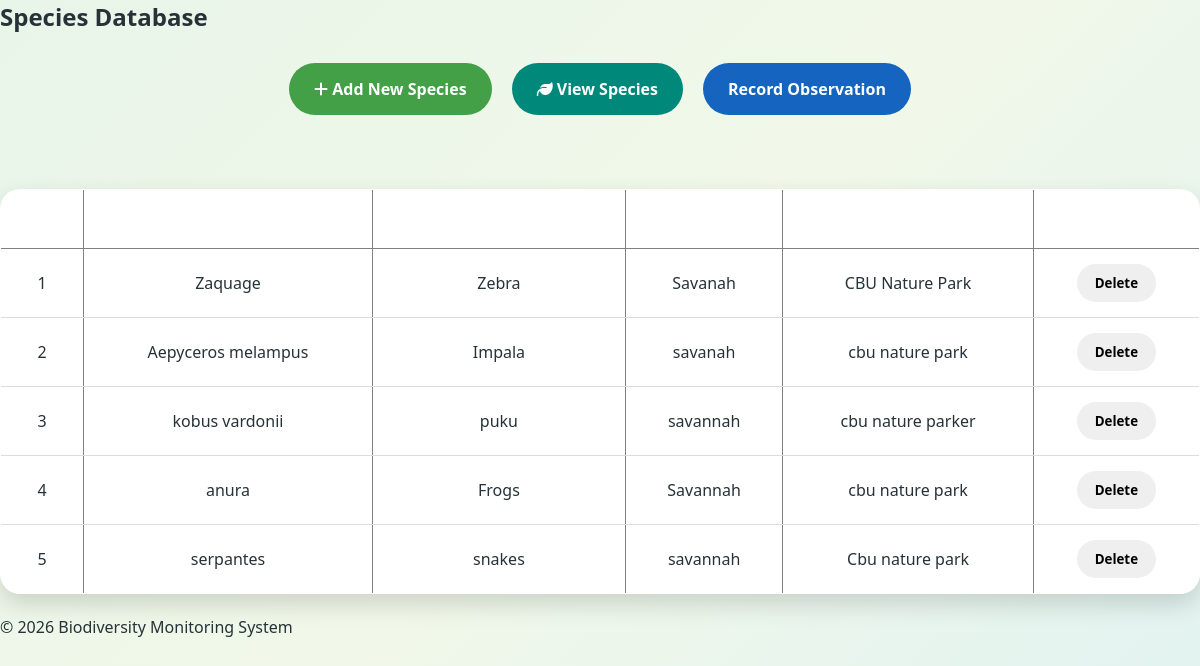
The app's page /manageSpecies (signed in), older data.
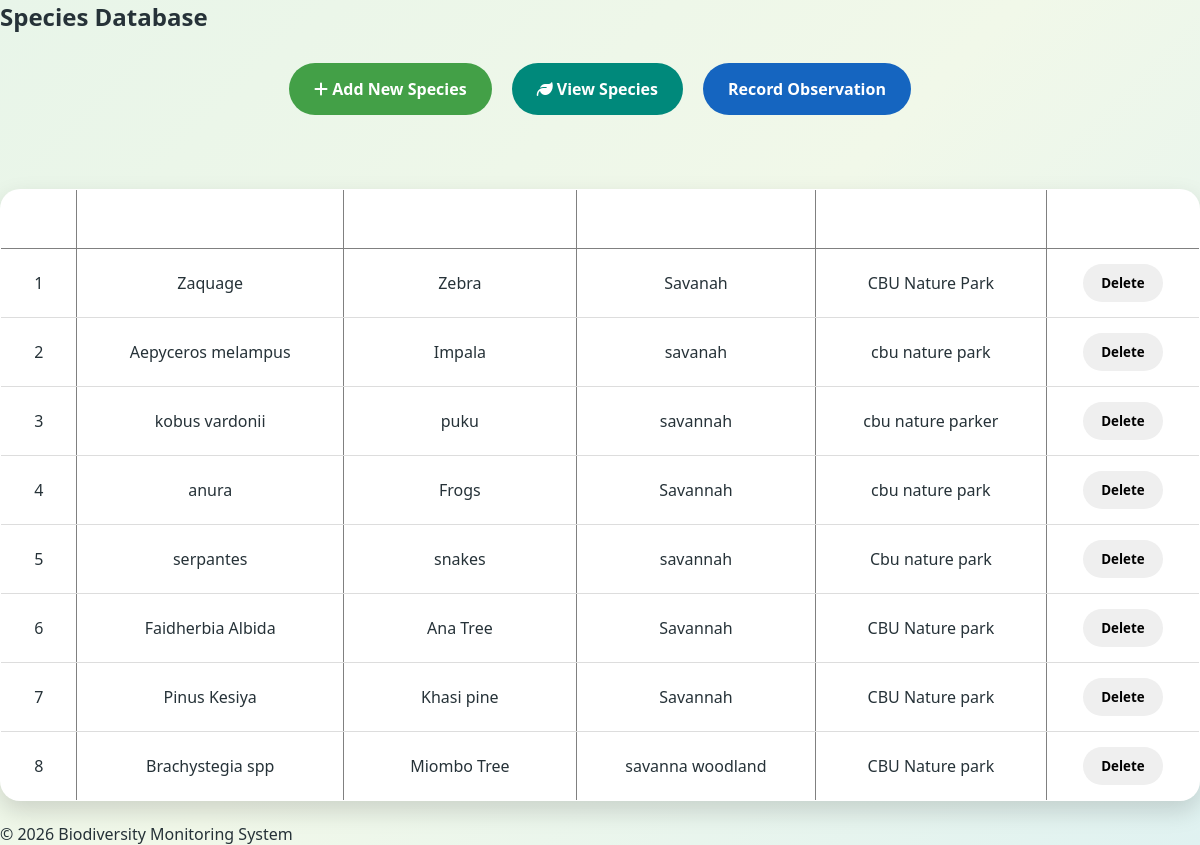
The same page, newer data.
### models.py (models this page shows, shortened)
class Species(db.Model):
    __tablename__ = "species"
    id = db.Column(db.Integer, primary_key=True)
    scientificName = db.Column(db.String(50), nullable=False)
    specie_Common_Name = db.Column(db.String(50), nullable=False)
    specie_Habitat = db.Column(db.String(50), nullable=False, default="savannah")
    location = db.Column(db.String(50), nullable=False, default="CBU Nature Park")
    observations = db.relationship("Observation",backref="species",lazy=True,
        cascade="all, delete-orphan")

### app.py (the view)
@app.route("/manageSpecies", methods=["GET", "POST"])
@login_required
@role_required("field_officer")
def manageSpecies():
    species = Species.query.all()
    return render_template("manageSpecies.html", species=species)

### app.py (called while the page is built)
def login_required(f):
    @wraps(f)
    def decorated_function(*args, **kwargs):
        if 'user_id' not in session:
            return redirect(url_for('login'))
        return f(*args, **kwargs)
    return decorated_function

def role_required(*roles):
    def decorator(f):
        @wraps(f)
        def decorated_function(*args, **kwargs):
            if 'user_id' not in session:
                return redirect(url_for('login'))
            if session.get('role') not in roles:
                return "Access Denied", 403
            return f(*args, **kwargs)
        return decorated_function
    return decorator

### templates/manageSpecies.html (shortened to what this page needs)
{% extends "base.html" %}
{% block css %}
<link rel="stylesheet" href="{{ url_for('static', filename='table.css') }}">
{% endblock %}
{% block content %}
<h2>Species Database</h2>
<nav class="action-buttons">
    <a href="{{ url_for('add_species') }}" class="btn add-species">
        <i class="fa-solid fa-plus"></i>
        Add New Species
    </a>
    <a href="{{ url_for('view_species') }}" class="btn view-species">
        <i class="fa-solid fa-leaf"></i>
        View Species
    </a>
    <a href="{{ url_for('record_observation') }}" class="btn record-observation">
        Record Observation
    </a>
</nav>
<br><br>
<table border="1">
    <tr>
        <th>ID</th>
        <th>Scientific Name</th>
        <th>Common Name</th>
        <th>Habitat</th>
        <th>Location</th>
        <th>Action</th>
    </tr>
    {% for species in species %}
    <tr>
        <td>{{ species.id }}</td>
        <td>{{ species.scientificName }}</td>
        <td>{{ species.specie_Common_Name }}</td>
        <td>{{ species.specie_Habitat }}</td>
        <td>{{ species.location }}</td>
        <td>
            <form action="{{ url_for('delete_species', id=species.id) }}" method="POST"
                  onsubmit="return confirm('Are you sure you want to delete this species?');">
                <button type="submit">Delete</button>
            </form>
        </td>
    </tr>
    {% endfor %}
</table>
{% endblock %}

Row changes from the older to the newer data that the page shows:
added Species: id "6", scientificName "Faidherbia Albida", specie_Common_Name "Ana Tree", specie_Habitat "Savannah", location "CBU Nature park"
added Species: id "7", scientificName "Pinus Kesiya", specie_Common_Name "Khasi pine", specie_Habitat "Savannah", location "CBU Nature park"
added Species: id "8", scientificName "Brachystegia spp", specie_Common_Name "Miombo Tree", specie_Habitat "savanna woodland", location "CBU Nature park"
